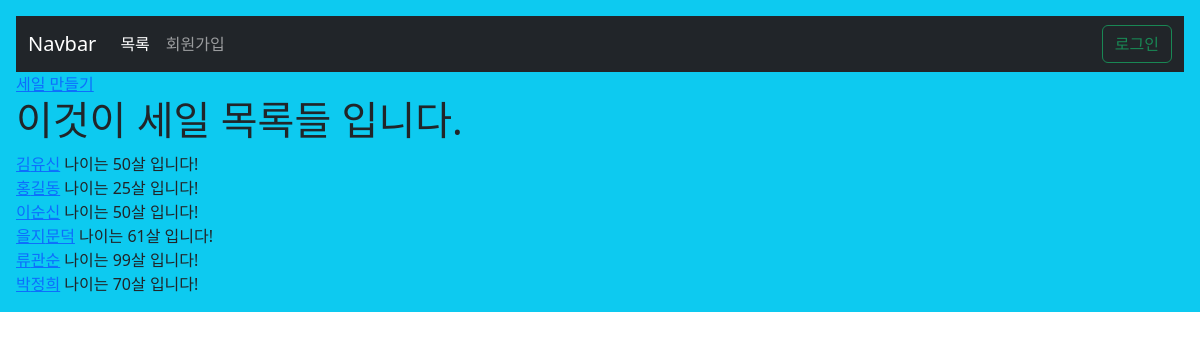
The app's page /홈페이지/ with its own data.
### sales/models.py (models this page shows, shortened)
class Sale(models.Model):
    first_name = models.CharField(max_length=30)  # 첫번째 이름
    last_name = models.CharField(max_length=30)  # 마지막 이름
    age = models.IntegerField(default=0)  # 나이
    person = models.ForeignKey("Person", on_delete=models.CASCADE)

### sales/views.py (called while the page is built)
def 세일목록(request):  # 함수명을 세일목록 으로 했다.
    사람 = Sale.objects.all()  # Sale에 있는 모든 객체를 가져와서 사람 변수에 담는다.
    context = {    # 딕셔너리형태의 "사람키": 사람 을 context변수에 담는다.
        "사람키": 사람
    }
    return render(request, "newfolder/세일목록.html", context)

### sales/templates/newfolder/세일목록.html
{% extends 'base.html' %} {% block content %}
<a href="{% url '홈페이지:생성' %}">세일 만들기</a>
<h1>이것이 세일 목록들 입니다.</h1>
{% for 인간 in 사람키%}
<div class="세일">
  <a href="{% url '홈페이지:상세' 인간.pk %}"
    >{{인간.last_name}}{{인간.first_name}}</a
  >
  나이는 {{인간.age}}살 입니다!
</div>
{%endfor%} {% endblock content %}

### records on screen
Sale: last_name "김", first_name "유신", age "50"
Sale: last_name "홍", first_name "길동", age "25"
Sale: last_name "이", first_name "순신", age "50"
Sale: last_name "을지", first_name "문덕", age "61"
Sale: last_name "류", first_name "관순", age "99"
Sale: last_name "박", first_name "정희", age "70"
